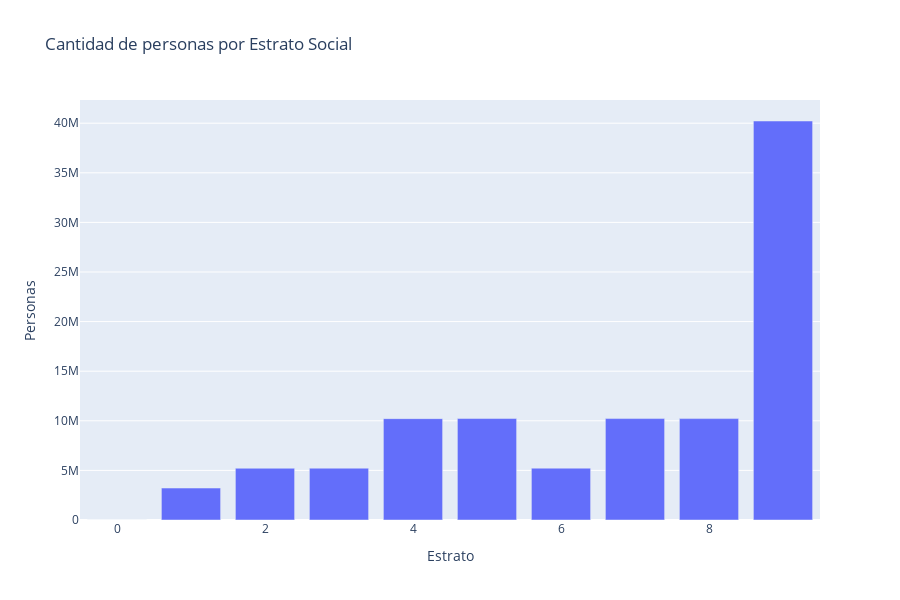

The cell this chart's notebook holds for it:
### Code cell
import plotly.express as px

fig1 = px.bar(
    df_estrato, x="Estrato", y="Cantidad",
    title="Cantidad de personas por Estrato Social",
    labels={"Cantidad": "Personas"},
    height=600,
    width=900
)
fig1.show()

### Figure 1 — Plotly figure (JSON) as saved in the notebook; plotly's stock layout.template omitted (floating-point values rounded to 4 significant figures)
{"data": [{"alignmentgroup": "True", "hovertemplate": "Estrato=%{x}<br>Personas=%{y}<extra></extra>", "legendgroup": "", "marker": {"color": "#636efa", "pattern": {"shape": ""}}, "name": "", "offsetgroup": "", "orientation": "v", "showlegend": false, "textposition": "auto", "type": "bar", "x": [9, 7, 4, 5, 8, 3, 6, 2, 1, 0], "xaxis": "x", "y": [40220349, 10223945, 10218604, 10227005, 10221481, 5223560, 5226078, 5217415, 3221554, 9], "yaxis": "y"}], "layout": {"barmode": "relative", "height": 600, "legend": {"tracegroupgap": 0}, "title": {"text": "Cantidad de personas por Estrato Social"}, "width": 900, "xaxis": {"anchor": "y", "domain": [0, 1], "title": {"text": "Estrato"}}, "yaxis": {"anchor": "x", "domain": [0, 1], "title": {"text": "Personas"}}}}
